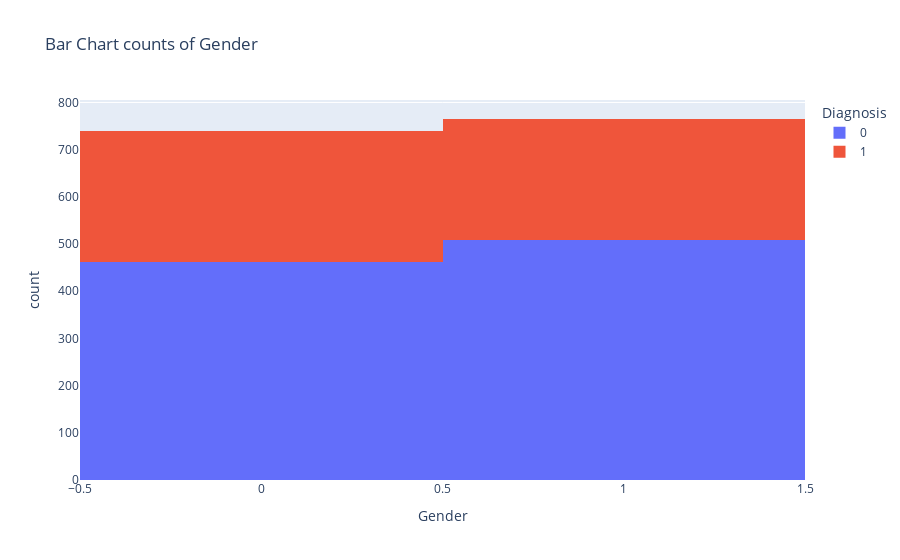
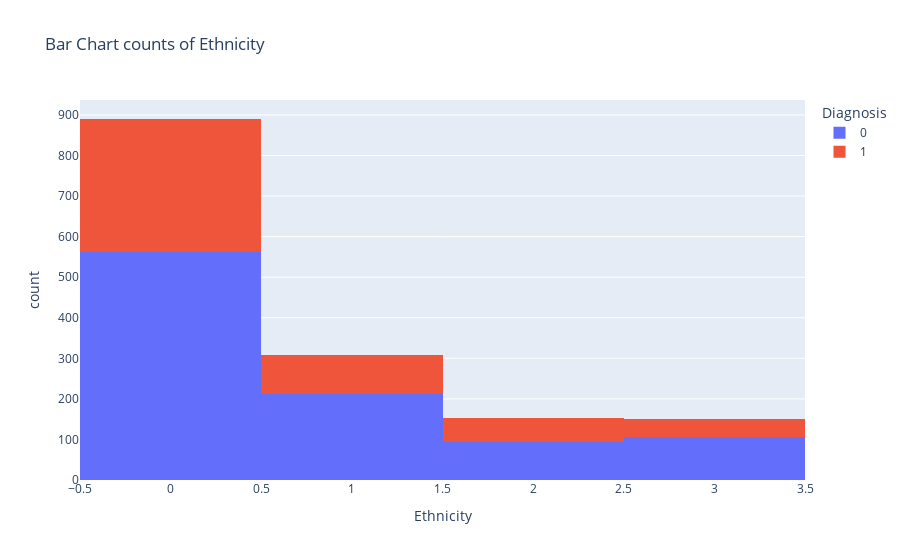
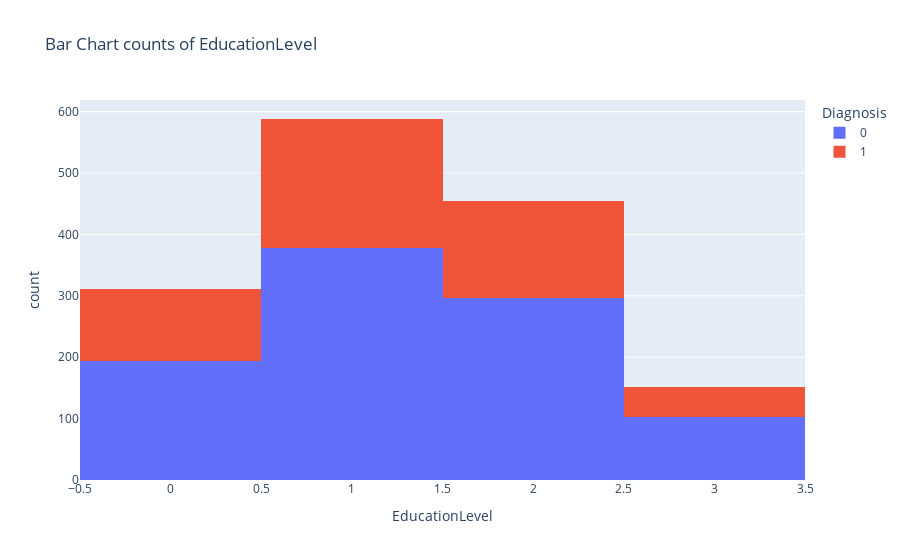
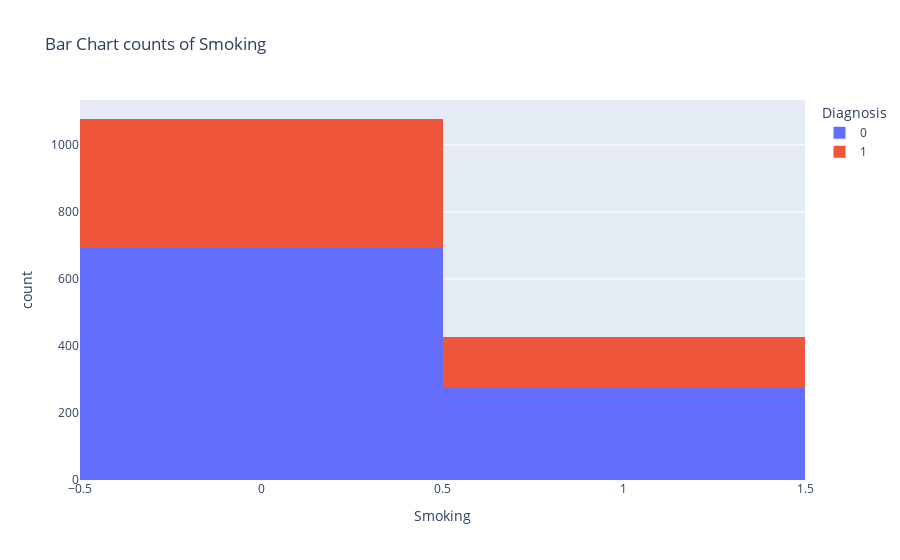

The code cell stored with these charts, in order, in its notebook:
### Code cell
for col_5 in alternative_one:
    fig = px.histogram(df_train, x=col_5, color = 'Diagnosis', title=f"Bar Chart counts of {col_5}")
    fig.show()

### Figure 1 — Plotly figure (JSON) as saved in the notebook; plotly's stock layout.template omitted (floating-point values rounded to 4 significant figures; data arrays with more than 128 entries replaced by an {"elided": "..."} marker saying what was removed)
{"data": [{"alignmentgroup": "True", "bingroup": "x", "hovertemplate": "Diagnosis=0<br>Gender=%{x}<br>count=%{y}<extra></extra>", "legendgroup": "0", "marker": {"color": "#636efa", "pattern": {"shape": ""}}, "name": "0", "offsetgroup": "0", "orientation": "v", "showlegend": true, "type": "histogram", "x": {"elided": "972 int values"}, "xaxis": "x", "yaxis": "y"}, {"alignmentgroup": "True", "bingroup": "x", "hovertemplate": "Diagnosis=1<br>Gender=%{x}<br>count=%{y}<extra></extra>", "legendgroup": "1", "marker": {"color": "#EF553B", "pattern": {"shape": ""}}, "name": "1", "offsetgroup": "1", "orientation": "v", "showlegend": true, "type": "histogram", "x": {"elided": "532 int values"}, "xaxis": "x", "yaxis": "y"}], "layout": {"autosize": true, "barmode": "relative", "legend": {"title": {"text": "Diagnosis"}, "tracegroupgap": 0}, "title": {"text": "Bar Chart counts of Gender"}, "xaxis": {"anchor": "y", "autorange": true, "domain": [0, 1], "range": [-0.5, 1.5], "title": {"text": "Gender"}, "type": "linear"}, "yaxis": {"anchor": "x", "autorange": true, "domain": [0, 1], "range": [0, 805.3], "title": {"text": "count"}}}}

### Figure 2 — Plotly figure (JSON) as saved in the notebook; plotly's stock layout.template omitted (floating-point values rounded to 4 significant figures; data arrays with more than 128 entries replaced by an {"elided": "..."} marker saying what was removed)
{"data": [{"alignmentgroup": "True", "bingroup": "x", "hovertemplate": "Diagnosis=0<br>Ethnicity=%{x}<br>count=%{y}<extra></extra>", "legendgroup": "0", "marker": {"color": "#636efa", "pattern": {"shape": ""}}, "name": "0", "offsetgroup": "0", "orientation": "v", "showlegend": true, "type": "histogram", "x": {"elided": "972 int values"}, "xaxis": "x", "yaxis": "y"}, {"alignmentgroup": "True", "bingroup": "x", "hovertemplate": "Diagnosis=1<br>Ethnicity=%{x}<br>count=%{y}<extra></extra>", "legendgroup": "1", "marker": {"color": "#EF553B", "pattern": {"shape": ""}}, "name": "1", "offsetgroup": "1", "orientation": "v", "showlegend": true, "type": "histogram", "x": {"elided": "532 int values"}, "xaxis": "x", "yaxis": "y"}], "layout": {"autosize": true, "barmode": "relative", "legend": {"title": {"text": "Diagnosis"}, "tracegroupgap": 0}, "title": {"text": "Bar Chart counts of Ethnicity"}, "xaxis": {"anchor": "y", "autorange": true, "domain": [0, 1], "range": [-0.5, 3.5], "title": {"text": "Ethnicity"}, "type": "linear"}, "yaxis": {"anchor": "x", "autorange": true, "domain": [0, 1], "range": [0, 936.8], "title": {"text": "count"}}}}

### Figure 3 — Plotly figure (JSON) as saved in the notebook; plotly's stock layout.template omitted (floating-point values rounded to 4 significant figures; data arrays with more than 128 entries replaced by an {"elided": "..."} marker saying what was removed)
{"data": [{"alignmentgroup": "True", "bingroup": "x", "hovertemplate": "Diagnosis=0<br>EducationLevel=%{x}<br>count=%{y}<extra></extra>", "legendgroup": "0", "marker": {"color": "#636efa", "pattern": {"shape": ""}}, "name": "0", "offsetgroup": "0", "orientation": "v", "showlegend": true, "type": "histogram", "x": {"elided": "972 int values"}, "xaxis": "x", "yaxis": "y"}, {"alignmentgroup": "True", "bingroup": "x", "hovertemplate": "Diagnosis=1<br>EducationLevel=%{x}<br>count=%{y}<extra></extra>", "legendgroup": "1", "marker": {"color": "#EF553B", "pattern": {"shape": ""}}, "name": "1", "offsetgroup": "1", "orientation": "v", "showlegend": true, "type": "histogram", "x": {"elided": "532 int values"}, "xaxis": "x", "yaxis": "y"}], "layout": {"autosize": true, "barmode": "relative", "legend": {"title": {"text": "Diagnosis"}, "tracegroupgap": 0}, "title": {"text": "Bar Chart counts of EducationLevel"}, "xaxis": {"anchor": "y", "autorange": true, "domain": [0, 1], "range": [-0.5, 3.5], "title": {"text": "EducationLevel"}, "type": "linear"}, "yaxis": {"anchor": "x", "autorange": true, "domain": [0, 1], "range": [0, 618.9], "title": {"text": "count"}}}}

### Figure 4 — Plotly figure (JSON) as saved in the notebook; plotly's stock layout.template omitted (floating-point values rounded to 4 significant figures; data arrays with more than 128 entries replaced by an {"elided": "..."} marker saying what was removed)
{"data": [{"alignmentgroup": "True", "bingroup": "x", "hovertemplate": "Diagnosis=0<br>Smoking=%{x}<br>count=%{y}<extra></extra>", "legendgroup": "0", "marker": {"color": "#636efa", "pattern": {"shape": ""}}, "name": "0", "offsetgroup": "0", "orientation": "v", "showlegend": true, "type": "histogram", "x": {"elided": "972 int values"}, "xaxis": "x", "yaxis": "y"}, {"alignmentgroup": "True", "bingroup": "x", "hovertemplate": "Diagnosis=1<br>Smoking=%{x}<br>count=%{y}<extra></extra>", "legendgroup": "1", "marker": {"color": "#EF553B", "pattern": {"shape": ""}}, "name": "1", "offsetgroup": "1", "orientation": "v", "showlegend": true, "type": "histogram", "x": {"elided": "532 int values"}, "xaxis": "x", "yaxis": "y"}], "layout": {"autosize": true, "barmode": "relative", "legend": {"title": {"text": "Diagnosis"}, "tracegroupgap": 0}, "title": {"text": "Bar Chart counts of Smoking"}, "xaxis": {"anchor": "y", "autorange": true, "domain": [0, 1], "range": [-0.5, 1.5], "title": {"text": "Smoking"}, "type": "linear"}, "yaxis": {"anchor": "x", "autorange": true, "domain": [0, 1], "range": [0, 1134.0], "title": {"text": "count"}}}}
